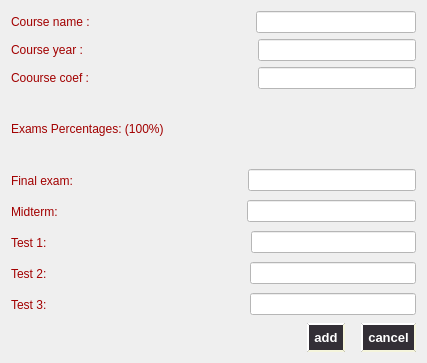
<?xml version="1.0" encoding="UTF-8"?>
<ui version="4.0">
 <class>addcourse</class>
 <widget class="QDialog" name="addcourse">
  <property name="geometry">
   <rect>
    <x>0</x>
    <y>0</y>
    <width>427</width>
    <height>363</height>
   </rect>
  </property>
  <property name="windowTitle">
   <string>Dialog</string>
  </property>
  <layout class="QVBoxLayout" name="verticalLayout">
   <item>
    <layout class="QHBoxLayout" name="horizontalLayout">
     <item>
      <widget class="QLabel" name="label">
       <property name="styleSheet">
        <string notr="true">font: 700 18pt &quot;Perpetua&quot;;
color: rgb(162, 0, 0);</string>
       </property>
       <property name="text">
        <string>Course name :</string>
       </property>
      </widget>
     </item>
     <item>
      <spacer name="horizontalSpacer">
       <property name="orientation">
        <enum>Qt::Horizontal</enum>
       </property>
       <property name="sizeHint" stdset="0">
        <size>
         <width>40</width>
         <height>20</height>
        </size>
       </property>
      </spacer>
     </item>
     <item>
      <widget class="QLineEdit" name="QCN">
       <property name="styleSheet">
        <string notr="true">background-color: rgb(255, 255, 255);</string>
       </property>
      </widget>
     </item>
    </layout>
   </item>
   <item>
    <layout class="QHBoxLayout" name="horizontalLayout_2">
     <item>
      <widget class="QLabel" name="label_2">
       <property name="styleSheet">
        <string notr="true">font: 700 18pt &quot;Perpetua&quot;;
color: rgb(162, 0, 0);</string>
       </property>
       <property name="text">
        <string>Course year :   </string>
       </property>
      </widget>
     </item>
     <item>
      <spacer name="horizontalSpacer_2">
       <property name="orientation">
        <enum>Qt::Horizontal</enum>
       </property>
       <property name="sizeHint" stdset="0">
        <size>
         <width>40</width>
         <height>20</height>
        </size>
       </property>
      </spacer>
     </item>
     <item>
      <widget class="QLineEdit" name="QCY">
       <property name="styleSheet">
        <string notr="true">background-color: rgb(255, 255, 255);</string>
       </property>
      </widget>
     </item>
    </layout>
   </item>
   <item>
    <layout class="QHBoxLayout" name="horizontalLayout_4">
     <item>
      <widget class="QLabel" name="label_3">
       <property name="styleSheet">
        <string notr="true">font: 700 18pt &quot;Perpetua&quot;;
color: rgb(162, 0, 0);</string>
       </property>
       <property name="text">
        <string>Coourse coef : </string>
       </property>
      </widget>
     </item>
     <item>
      <spacer name="horizontalSpacer_4">
       <property name="orientation">
        <enum>Qt::Horizontal</enum>
       </property>
       <property name="sizeHint" stdset="0">
        <size>
         <width>40</width>
         <height>20</height>
        </size>
       </property>
      </spacer>
     </item>
     <item>
      <widget class="QLineEdit" name="QCC">
       <property name="styleSheet">
        <string notr="true">background-color: rgb(255, 255, 255);</string>
       </property>
      </widget>
     </item>
    </layout>
   </item>
   <item>
    <widget class="QLabel" name="label_4">
     <property name="styleSheet">
      <string notr="true">font: 700 18pt &quot;Perpetua&quot;;
color: rgb(162, 0, 0);</string>
     </property>
     <property name="text">
      <string>Exams Percentages: (100%)</string>
     </property>
    </widget>
   </item>
   <item>
    <layout class="QHBoxLayout" name="horizontalLayout_8">
     <item>
      <widget class="QLabel" name="label_5">
       <property name="styleSheet">
        <string notr="true">font: 700 16pt &quot;Perpetua&quot;;
color: rgb(162, 0, 0);</string>
       </property>
       <property name="text">
        <string>Final exam:</string>
       </property>
      </widget>
     </item>
     <item>
      <spacer name="horizontalSpacer_9">
       <property name="orientation">
        <enum>Qt::Horizontal</enum>
       </property>
       <property name="sizeHint" stdset="0">
        <size>
         <width>37</width>
         <height>25</height>
        </size>
       </property>
      </spacer>
     </item>
     <item>
      <widget class="QLineEdit" name="QFE">
       <property name="styleSheet">
        <string notr="true">background-color: rgb(255, 255, 255);</string>
       </property>
      </widget>
     </item>
    </layout>
   </item>
   <item>
    <layout class="QHBoxLayout" name="horizontalLayout_9">
     <item>
      <widget class="QLabel" name="label_6">
       <property name="styleSheet">
        <string notr="true">font: 700 16pt &quot;Perpetua&quot;;
color: rgb(162, 0, 0);</string>
       </property>
       <property name="text">
        <string>Midterm:    </string>
       </property>
      </widget>
     </item>
     <item>
      <spacer name="horizontalSpacer_8">
       <property name="orientation">
        <enum>Qt::Horizontal</enum>
       </property>
       <property name="sizeHint" stdset="0">
        <size>
         <width>37</width>
         <height>25</height>
        </size>
       </property>
      </spacer>
     </item>
     <item>
      <widget class="QLineEdit" name="QMT">
       <property name="styleSheet">
        <string notr="true">background-color: rgb(255, 255, 255);</string>
       </property>
      </widget>
     </item>
    </layout>
   </item>
   <item>
    <layout class="QHBoxLayout" name="horizontalLayout_7">
     <item>
      <widget class="QLabel" name="label_7">
       <property name="styleSheet">
        <string notr="true">font: 700 16pt &quot;Perpetua&quot;;
color: rgb(162, 0, 0);</string>
       </property>
       <property name="text">
        <string>Test 1:          </string>
       </property>
      </widget>
     </item>
     <item>
      <spacer name="horizontalSpacer_7">
       <property name="orientation">
        <enum>Qt::Horizontal</enum>
       </property>
       <property name="sizeHint" stdset="0">
        <size>
         <width>37</width>
         <height>25</height>
        </size>
       </property>
      </spacer>
     </item>
     <item>
      <widget class="QLineEdit" name="QT1">
       <property name="styleSheet">
        <string notr="true">background-color: rgb(255, 255, 255);</string>
       </property>
      </widget>
     </item>
    </layout>
   </item>
   <item>
    <layout class="QHBoxLayout" name="horizontalLayout_6">
     <item>
      <widget class="QLabel" name="label_8">
       <property name="styleSheet">
        <string notr="true">font: 700 16pt &quot;Perpetua&quot;;
color: rgb(162, 0, 0);</string>
       </property>
       <property name="text">
        <string>Test 2:         </string>
       </property>
      </widget>
     </item>
     <item>
      <spacer name="horizontalSpacer_6">
       <property name="orientation">
        <enum>Qt::Horizontal</enum>
       </property>
       <property name="sizeHint" stdset="0">
        <size>
         <width>37</width>
         <height>25</height>
        </size>
       </property>
      </spacer>
     </item>
     <item>
      <widget class="QLineEdit" name="QT2">
       <property name="styleSheet">
        <string notr="true">background-color: rgb(255, 255, 255);</string>
       </property>
      </widget>
     </item>
    </layout>
   </item>
   <item>
    <layout class="QHBoxLayout" name="horizontalLayout_5">
     <item>
      <widget class="QLabel" name="label_9">
       <property name="styleSheet">
        <string notr="true">font: 700 16pt &quot;Perpetua&quot;;
color: rgb(162, 0, 0);</string>
       </property>
       <property name="text">
        <string>Test 3:         </string>
       </property>
      </widget>
     </item>
     <item>
      <spacer name="horizontalSpacer_5">
       <property name="orientation">
        <enum>Qt::Horizontal</enum>
       </property>
       <property name="sizeHint" stdset="0">
        <size>
         <width>37</width>
         <height>25</height>
        </size>
       </property>
      </spacer>
     </item>
     <item>
      <widget class="QLineEdit" name="QT3">
       <property name="styleSheet">
        <string notr="true">background-color: rgb(255, 255, 255);</string>
       </property>
      </widget>
     </item>
    </layout>
   </item>
   <item>
    <layout class="QHBoxLayout" name="horizontalLayout_3">
     <item>
      <spacer name="horizontalSpacer_3">
       <property name="orientation">
        <enum>Qt::Horizontal</enum>
       </property>
       <property name="sizeHint" stdset="0">
        <size>
         <width>40</width>
         <height>20</height>
        </size>
       </property>
      </spacer>
     </item>
     <item>
      <widget class="QPushButton" name="pushButton">
       <property name="styleSheet">
        <string notr="true">font: 900 11pt &quot;Segoe UI Black&quot;;
border-radius: 15px;
margin-left: 10px; border-radius: 15px; background: rgba(49, 45, 52, 253); color: #4A0C46;
color : white;
 border-style: outset;
     border-width: 2px;
     border-radius: 15px;
     border-color: beige;
     font: bold 13px;
     min-width: 4em;
     padding: 5px;</string>
       </property>
       <property name="text">
        <string>add</string>
       </property>
      </widget>
     </item>
     <item>
      <widget class="QPushButton" name="pushButton_2">
       <property name="styleSheet">
        <string notr="true">font: 900 11pt &quot;Segoe UI Black&quot;;
border-radius: 15px;
margin-left: 10px; border-radius: 15px; background: rgba(49, 45, 52, 253); color: #4A0C46;
color : white;
 border-style: outset;
     border-width: 2px;
     border-radius: 15px;
     border-color: beige;
     font: bold 13px;
     min-width: 4em;
     padding: 5px;</string>
       </property>
       <property name="text">
        <string>cancel</string>
       </property>
      </widget>
     </item>
    </layout>
   </item>
  </layout>
 </widget>
 <resources/>
 <connections/>
</ui>
